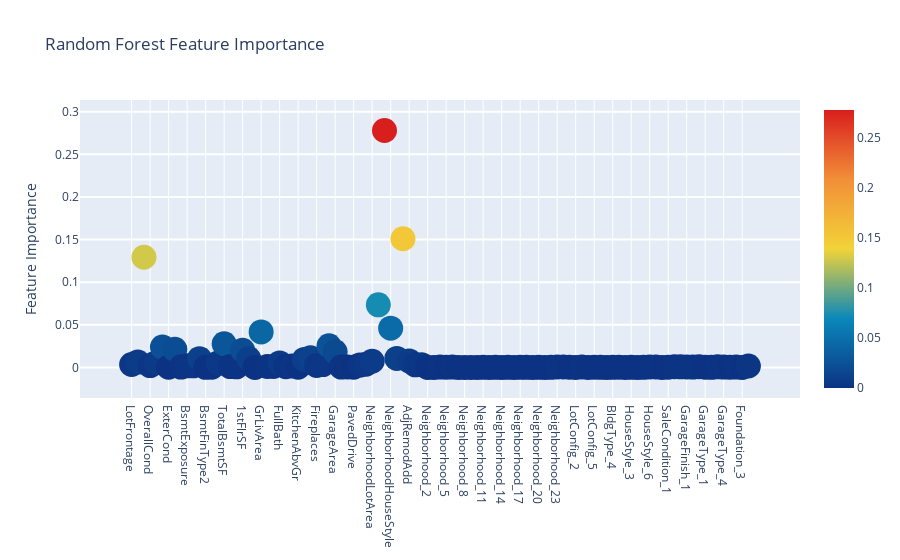
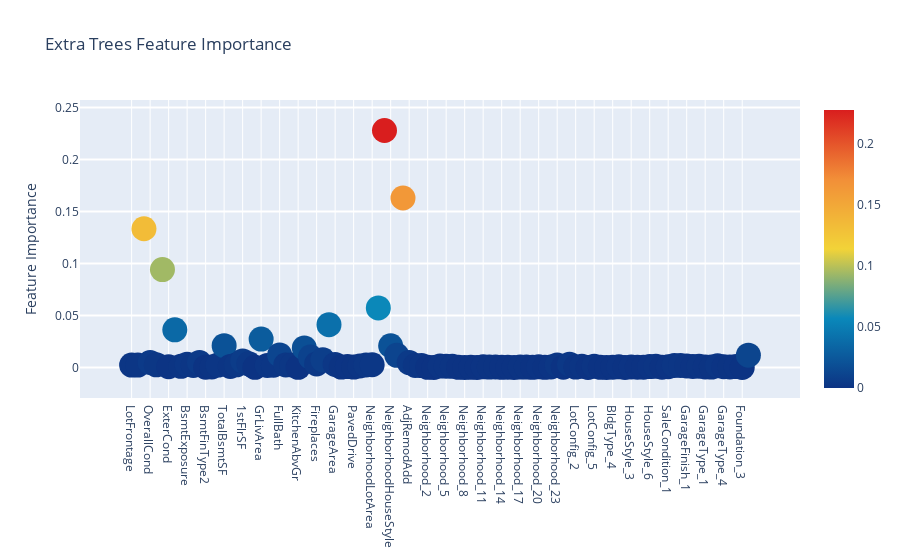
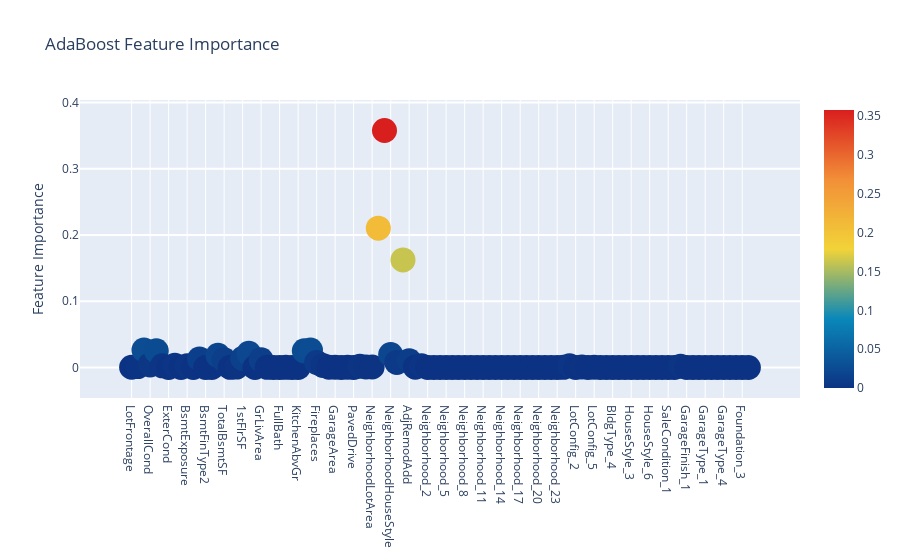
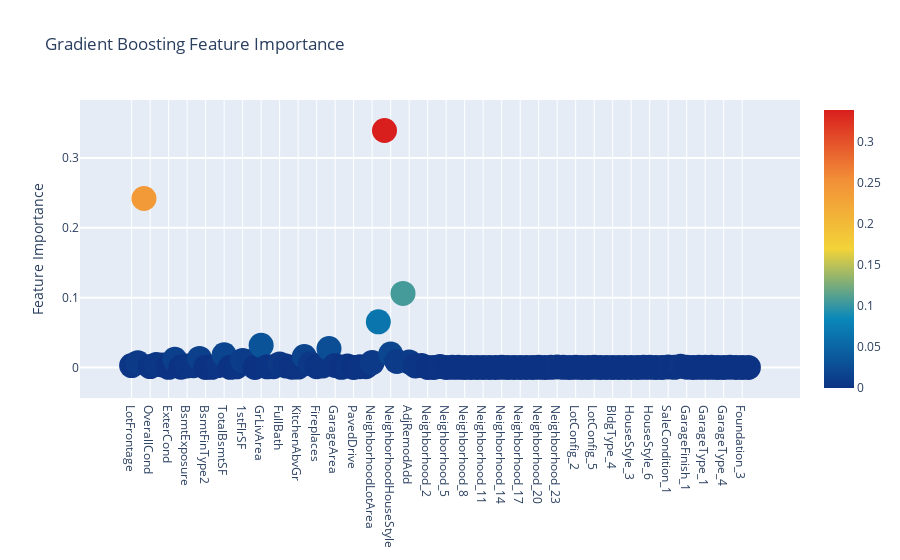

The notebook cell saved with these charts, in order:
### Code cell
import plotly.offline as py
py.init_notebook_mode(connected=True)
import plotly.graph_objs as go

# Scatter plot 
trace = go.Scatter(
    y = feature_dataframe['Random Forest feature importances'].values,
    x = feature_dataframe['features'].values,
    mode='markers',
    marker=dict(
        sizemode = 'diameter',
        sizeref = 1,
        size = 25,
#       size= feature_dataframe['AdaBoost feature importances'].values,
        #color = np.random.randn(500), #set color equal to a variable
        color = feature_dataframe['Random Forest feature importances'].values,
        colorscale='Portland',
        showscale=True
    ),
    text = feature_dataframe['features'].values
)
data = [trace]

layout= go.Layout(
    autosize= True,
    title= 'Random Forest Feature Importance',
    hovermode= 'closest',
#     xaxis= dict(
#         title= 'Pop',
#         ticklen= 5,
#         zeroline= False,
#         gridwidth= 2,
#     ),
    yaxis=dict(
        title= 'Feature Importance',
        ticklen= 5,
        gridwidth= 2
    ),
    showlegend= False
)
fig = go.Figure(data=data, layout=layout)
py.iplot(fig,filename='scatter2010')

# Scatter plot 
trace = go.Scatter(
    y = feature_dataframe['Extra Trees  feature importances'].values,
    x = feature_dataframe['features'].values,
    mode='markers',
    marker=dict(
        sizemode = 'diameter',
        sizeref = 1,
        size = 25,
#       size= feature_dataframe['AdaBoost feature importances'].values,
        #color = np.random.randn(500), #set color equal to a variable
        color = feature_dataframe['Extra Trees  feature importances'].values,
        colorscale='Portland',
        showscale=True
    ),
    text = feature_dataframe['features'].values
)
data = [trace]

layout= go.Layout(
    autosize= True,
    title= 'Extra Trees Feature Importance',
    hovermode= 'closest',
#     xaxis= dict(
#         title= 'Pop',
#         ticklen= 5,
#         zeroline= False,
#         gridwidth= 2,
#     ),
    yaxis=dict(
        title= 'Feature Importance',
        ticklen= 5,
        gridwidth= 2
    ),
    showlegend= False
)
fig = go.Figure(data=data, layout=layout)
py.iplot(fig,filename='scatter2010')

# Scatter plot 
trace = go.Scatter(
    y = feature_dataframe['AdaBoost feature importances'].values,
    x = feature_dataframe['features'].values,
    mode='markers',
    marker=dict(
        sizemode = 'diameter',
        sizeref = 1,
        size = 25,
#       size= feature_dataframe['AdaBoost feature importances'].values,
        #color = np.random.randn(500), #set color equal to a variable
        color = feature_dataframe['AdaBoost feature importances'].values,
        colorscale='Portland',
        showscale=True
    ),
    text = feature_dataframe['features'].values
)
data = [trace]

layout= go.Layout(
    autosize= True,
    title= 'AdaBoost Feature Importance',
    hovermode= 'closest',
#     xaxis= dict(
#         title= 'Pop',
#         ticklen= 5,
#         zeroline= False,
#         gridwidth= 2,
#     ),
    yaxis=dict(
        title= 'Feature Importance',
        ticklen= 5,
        gridwidth= 2
    ),
    showlegend= False
)
fig = go.Figure(data=data, layout=layout)
py.iplot(fig,filename='scatter2010')

# Scatter plot 
trace = go.Scatter(
    y = feature_dataframe['Gradient Boost feature importances'].values,
    x = feature_dataframe['features'].values,
    mode='markers',
    marker=dict(
        sizemode = 'diameter',
        sizeref = 1,
        size = 25,
#       size= feature_dataframe['AdaBoost feature importances'].values,
        #color = np.random.randn(500), #set color equal to a variable
        color = feature_dataframe['Gradient Boost feature importances'].values,
        colorscale='Portland',
        showscale=True
    ),
    text = feature_dataframe['features'].values
)
data = [trace]

layout= go.Layout(
    autosize= True,
    title= 'Gradient Boosting Feature Importance',
    hovermode= 'closest',
#     xaxis= dict(
#         title= 'Pop',
#         ticklen= 5,
#         zeroline= False,
#         gridwidth= 2,
#     ),
    yaxis=dict(
        title= 'Feature Importance',
        ticklen= 5,
        gridwidth= 2
    ),
    showlegend= False
)
fig = go.Figure(data=data, layout=layout)
py.iplot(fig,filename='scatter2010')

### Figure 1 — Plotly figure (JSON) as saved in the notebook; plotly's stock layout.template omitted (floating-point values rounded to 4 significant figures)
{"data": [{"marker": {"color": [0.003489, 0.00638, 0.1293, 0.002187, 0.00564, 0.02396, 0.0003685, 0.02127, 0.0005112, 0.001931, 0.001879, 0.01034, 0.0002198, 0.0003059, 0.005118, 0.02784, 0.001012, 0.0007644, 0.02023, 0.01016, 5.774e-05, 0.04171, 0.001124, 0.001189, 0.005384, 0.0009406, 0.001708, 0.0003332, 0.009404, 0.01133, 0.002408, 0.00341, 0.02549, 0.0183, 0.0004816, 0.0005891, 0.0002732, 0.002858, 0.003874, 0.007317, 0.07346, 0.2779, 0.04614, 0.01063, 0.151, 0.00773, 0.003134, 0.003238, 7.155e-05, 5.784e-06, 0.0005125, 0.0002539, 0.0004387, 8.197e-05, 6.085e-07, 2.979e-05, 1.72e-06, 0.0001481, 9.134e-05, 0.0001984, 9.176e-05, 0.0001438, 2.593e-05, 0.0001813, 0.0001555, 5.789e-05, 0.0001942, 3.373e-05, 0.0001227, 0.0006519, 0.0005237, 0.0003237, 0.0001168, 0.0005233, 9.451e-07, 0.0003111, 0.0001406, 4.463e-05, 0.0001186, 0.0002955, 2.132e-05, 0.0001526, 8.095e-05, 0.0001213, 0.0005302, 0.0006538, 4.866e-05, 0.0003432, 0.0008298, 0.0007988, 0.0006734, 0.0005072, 0.0008393, 0.000404, 0.0001378, 0.0007086, 0.0004576, 0.0003594, 0.0004387, 2.2e-05, 0.001737], "colorscale": [[0, "rgb(12,51,131)"], [0.25, "rgb(10,136,186)"], [0.5, "rgb(242,211,56)"], [0.75, "rgb(242,143,56)"], [1, "rgb(217,30,30)"]], "showscale": true, "size": 25, "sizemode": "diameter", "sizeref": 1}, "mode": "markers", "text": ["LotFrontage", "LotArea", "OverallQual", "OverallCond", "MasVnrArea", "ExterQual", "ExterCond", "BsmtQual", "BsmtCond", "BsmtExposure", "BsmtFinType1", "BsmtFinSF1", "BsmtFinType2", "BsmtFinSF2", "BsmtUnfSF", "TotalBsmtSF", "HeatingQC", "CentralAir", "1stFlrSF", "2ndFlrSF", "LowQualFinSF", "GrLivArea", "BsmtFullBath", "BsmtHalfBath", "FullBath", "HalfBath", "BedroomAbvGr", "KitchenAbvGr", "KitchenQual", "TotRmsAbvGrd", "Fireplaces", "FireplaceQu", "GarageCars", "GarageArea", "GarageQual", "GarageCond", "PavedDrive", "WoodDeckSF", "OpenPorchSF", "NeighborhoodLotArea", "NeighborhoodBldgType", "TotalSquareFeet", "NeighborhoodHouseStyle", "OverallQualNCond", "NeighborhoodOverallQualNCond", "AdjRemodAdd", "QuarterMeanNorm", "MonthMeanNorm", "Neighborhood_2", "Neighborhood_3", "Neighborhood_4", "Neighborhood_5", "Neighborhood_6", "Neighborhood_7", "Neighborhood_8", "Neighborhood_9", "Neighborhood_10", "Neighborhood_11", "Neighborhood_12", "Neighborhood_13", "Neighborhood_14", "Neighborhood_15", "Neighborhood_16", "Neighborhood_17", "Neighborhood_18", "Neighborhood_19", "Neighborhood_20", "Neighborhood_21", "Neighborhood_22", "Neighborhood_23", "Neighborhood_24", "Neighborhood_25", "LotConfig_2", "LotConfig_3", "LotConfig_4", "LotConfig_5", "BldgType_2", "BldgType_3", "BldgType_4", "BldgType_5", "HouseStyle_2", "HouseStyle_3", "HouseStyle_4", "HouseStyle_5", "HouseStyle_6", "HouseStyle_7", "HouseStyle_8", "SaleCondition_1", "SaleCondition_2", "SaleCondition_3", "GarageFinish_1", "GarageFinish_2", "GarageFinish_3", "GarageType_1", "GarageType_2", "GarageType_3", "GarageType_4", "Foundation_1", "Foundation_2", "Foundation_3", "Foundation_4"], "type": "scatter", "x": ["LotFrontage", "LotArea", "OverallQual", "OverallCond", "MasVnrArea", "ExterQual", "ExterCond", "BsmtQual", "BsmtCond", "BsmtExposure", "BsmtFinType1", "BsmtFinSF1", "BsmtFinType2", "BsmtFinSF2", "BsmtUnfSF", "TotalBsmtSF", "HeatingQC", "CentralAir", "1stFlrSF", "2ndFlrSF", "LowQualFinSF", "GrLivArea", "BsmtFullBath", "BsmtHalfBath", "FullBath", "HalfBath", "BedroomAbvGr", "KitchenAbvGr", "KitchenQual", "TotRmsAbvGrd", "Fireplaces", "FireplaceQu", "GarageCars", "GarageArea", "GarageQual", "GarageCond", "PavedDrive", "WoodDeckSF", "OpenPorchSF", "NeighborhoodLotArea", "NeighborhoodBldgType", "TotalSquareFeet", "NeighborhoodHouseStyle", "OverallQualNCond", "NeighborhoodOverallQualNCond", "AdjRemodAdd", "QuarterMeanNorm", "MonthMeanNorm", "Neighborhood_2", "Neighborhood_3", "Neighborhood_4", "Neighborhood_5", "Neighborhood_6", "Neighborhood_7", "Neighborhood_8", "Neighborhood_9", "Neighborhood_10", "Neighborhood_11", "Neighborhood_12", "Neighborhood_13", "Neighborhood_14", "Neighborhood_15", "Neighborhood_16", "Neighborhood_17", "Neighborhood_18", "Neighborhood_19", "Neighborhood_20", "Neighborhood_21", "Neighborhood_22", "Neighborhood_23", "Neighborhood_24", "Neighborhood_25", "LotConfig_2", "LotConfig_3", "LotConfig_4", "LotConfig_5", "BldgType_2", "BldgType_3", "BldgType_4", "BldgType_5", "HouseStyle_2", "HouseStyle_3", "HouseStyle_4", "HouseStyle_5", "HouseStyle_6", "HouseStyle_7", "HouseStyle_8", "SaleCondition_1", "SaleCondition_2", "SaleCondition_3", "GarageFinish_1", "GarageFinish_2", "GarageFinish_3", "GarageType_1", "GarageType_2", "GarageType_3", "GarageType_4", "Foundation_1", "Foundation_2", "Foundation_3", "Foundation_4"], "y": [0.003489, 0.00638, 0.1293, 0.002187, 0.00564, 0.02396, 0.0003685, 0.02127, 0.0005112, 0.001931, 0.001879, 0.01034, 0.0002198, 0.0003059, 0.005118, 0.02784, 0.001012, 0.0007644, 0.02023, 0.01016, 5.774e-05, 0.04171, 0.001124, 0.001189, 0.005384, 0.0009406, 0.001708, 0.0003332, 0.009404, 0.01133, 0.002408, 0.00341, 0.02549, 0.0183, 0.0004816, 0.0005891, 0.0002732, 0.002858, 0.003874, 0.007317, 0.07346, 0.2779, 0.04614, 0.01063, 0.151, 0.00773, 0.003134, 0.003238, 7.155e-05, 5.784e-06, 0.0005125, 0.0002539, 0.0004387, 8.197e-05, 6.085e-07, 2.979e-05, 1.72e-06, 0.0001481, 9.134e-05, 0.0001984, 9.176e-05, 0.0001438, 2.593e-05, 0.0001813, 0.0001555, 5.789e-05, 0.0001942, 3.373e-05, 0.0001227, 0.0006519, 0.0005237, 0.0003237, 0.0001168, 0.0005233, 9.451e-07, 0.0003111, 0.0001406, 4.463e-05, 0.0001186, 0.0002955, 2.132e-05, 0.0001526, 8.095e-05, 0.0001213, 0.0005302, 0.0006538, 4.866e-05, 0.0003432, 0.0008298, 0.0007988, 0.0006734, 0.0005072, 0.0008393, 0.000404, 0.0001378, 0.0007086, 0.0004576, 0.0003594, 0.0004387, 2.2e-05, 0.001737]}], "layout": {"autosize": true, "hovermode": "closest", "showlegend": false, "title": {"text": "Random Forest Feature Importance"}, "yaxis": {"gridwidth": 2, "ticklen": 5, "title": {"text": "Feature Importance"}}}}

### Figure 2 — Plotly figure (JSON) as saved in the notebook; plotly's stock layout.template omitted (floating-point values rounded to 4 significant figures)
{"data": [{"marker": {"color": [0.002297, 0.002295, 0.1334, 0.004797, 0.002567, 0.09408, 0.000665, 0.03619, 0.001082, 0.002995, 0.002008, 0.00481, 0.0002752, 0.0004647, 0.002265, 0.02098, 0.001048, 0.002559, 0.006277, 0.003508, 0.000131, 0.02734, 0.001998, 0.002135, 0.01209, 0.00247, 0.002406, 0.0001404, 0.01878, 0.009952, 0.003447, 0.007312, 0.04112, 0.002969, 0.0003838, 0.0008237, 0.0003372, 0.001447, 0.002364, 0.00263, 0.05727, 0.2278, 0.02089, 0.01163, 0.1629, 0.004694, 0.001961, 0.001804, 0.0001017, 7.11e-06, 0.001378, 0.001239, 0.001061, 0.0001746, 2.011e-06, 9.666e-05, 1.434e-06, 0.0006426, 0.0003382, 0.0004906, 0.000121, 0.0002706, 4.347e-05, 0.0003743, 0.0003993, 0.0001794, 0.000579, 0.0001255, 0.0005605, 0.002485, 0.0002817, 0.00319, 0.0004129, 0.001059, 0, 0.001221, 0.0001491, 9.55e-05, 0.0002382, 0.0006237, 2.525e-05, 0.0005735, 0.0002553, 0.0003346, 0.0008376, 0.001133, 0.0002384, 0.0007135, 0.00195, 0.001982, 0.001396, 0.0009043, 0.001285, 0.0005309, 0.0004223, 0.001728, 0.0006768, 0.000514, 0.0008937, 8.711e-05, 0.01183], "colorscale": [[0, "rgb(12,51,131)"], [0.25, "rgb(10,136,186)"], [0.5, "rgb(242,211,56)"], [0.75, "rgb(242,143,56)"], [1, "rgb(217,30,30)"]], "showscale": true, "size": 25, "sizemode": "diameter", "sizeref": 1}, "mode": "markers", "text": ["LotFrontage", "LotArea", "OverallQual", "OverallCond", "MasVnrArea", "ExterQual", "ExterCond", "BsmtQual", "BsmtCond", "BsmtExposure", "BsmtFinType1", "BsmtFinSF1", "BsmtFinType2", "BsmtFinSF2", "BsmtUnfSF", "TotalBsmtSF", "HeatingQC", "CentralAir", "1stFlrSF", "2ndFlrSF", "LowQualFinSF", "GrLivArea", "BsmtFullBath", "BsmtHalfBath", "FullBath", "HalfBath", "BedroomAbvGr", "KitchenAbvGr", "KitchenQual", "TotRmsAbvGrd", "Fireplaces", "FireplaceQu", "GarageCars", "GarageArea", "GarageQual", "GarageCond", "PavedDrive", "WoodDeckSF", "OpenPorchSF", "NeighborhoodLotArea", "NeighborhoodBldgType", "TotalSquareFeet", "NeighborhoodHouseStyle", "OverallQualNCond", "NeighborhoodOverallQualNCond", "AdjRemodAdd", "QuarterMeanNorm", "MonthMeanNorm", "Neighborhood_2", "Neighborhood_3", "Neighborhood_4", "Neighborhood_5", "Neighborhood_6", "Neighborhood_7", "Neighborhood_8", "Neighborhood_9", "Neighborhood_10", "Neighborhood_11", "Neighborhood_12", "Neighborhood_13", "Neighborhood_14", "Neighborhood_15", "Neighborhood_16", "Neighborhood_17", "Neighborhood_18", "Neighborhood_19", "Neighborhood_20", "Neighborhood_21", "Neighborhood_22", "Neighborhood_23", "Neighborhood_24", "Neighborhood_25", "LotConfig_2", "LotConfig_3", "LotConfig_4", "LotConfig_5", "BldgType_2", "BldgType_3", "BldgType_4", "BldgType_5", "HouseStyle_2", "HouseStyle_3", "HouseStyle_4", "HouseStyle_5", "HouseStyle_6", "HouseStyle_7", "HouseStyle_8", "SaleCondition_1", "SaleCondition_2", "SaleCondition_3", "GarageFinish_1", "GarageFinish_2", "GarageFinish_3", "GarageType_1", "GarageType_2", "GarageType_3", "GarageType_4", "Foundation_1", "Foundation_2", "Foundation_3", "Foundation_4"], "type": "scatter", "x": ["LotFrontage", "LotArea", "OverallQual", "OverallCond", "MasVnrArea", "ExterQual", "ExterCond", "BsmtQual", "BsmtCond", "BsmtExposure", "BsmtFinType1", "BsmtFinSF1", "BsmtFinType2", "BsmtFinSF2", "BsmtUnfSF", "TotalBsmtSF", "HeatingQC", "CentralAir", "1stFlrSF", "2ndFlrSF", "LowQualFinSF", "GrLivArea", "BsmtFullBath", "BsmtHalfBath", "FullBath", "HalfBath", "BedroomAbvGr", "KitchenAbvGr", "KitchenQual", "TotRmsAbvGrd", "Fireplaces", "FireplaceQu", "GarageCars", "GarageArea", "GarageQual", "GarageCond", "PavedDrive", "WoodDeckSF", "OpenPorchSF", "NeighborhoodLotArea", "NeighborhoodBldgType", "TotalSquareFeet", "NeighborhoodHouseStyle", "OverallQualNCond", "NeighborhoodOverallQualNCond", "AdjRemodAdd", "QuarterMeanNorm", "MonthMeanNorm", "Neighborhood_2", "Neighborhood_3", "Neighborhood_4", "Neighborhood_5", "Neighborhood_6", "Neighborhood_7", "Neighborhood_8", "Neighborhood_9", "Neighborhood_10", "Neighborhood_11", "Neighborhood_12", "Neighborhood_13", "Neighborhood_14", "Neighborhood_15", "Neighborhood_16", "Neighborhood_17", "Neighborhood_18", "Neighborhood_19", "Neighborhood_20", "Neighborhood_21", "Neighborhood_22", "Neighborhood_23", "Neighborhood_24", "Neighborhood_25", "LotConfig_2", "LotConfig_3", "LotConfig_4", "LotConfig_5", "BldgType_2", "BldgType_3", "BldgType_4", "BldgType_5", "HouseStyle_2", "HouseStyle_3", "HouseStyle_4", "HouseStyle_5", "HouseStyle_6", "HouseStyle_7", "HouseStyle_8", "SaleCondition_1", "SaleCondition_2", "SaleCondition_3", "GarageFinish_1", "GarageFinish_2", "GarageFinish_3", "GarageType_1", "GarageType_2", "GarageType_3", "GarageType_4", "Foundation_1", "Foundation_2", "Foundation_3", "Foundation_4"], "y": [0.002297, 0.002295, 0.1334, 0.004797, 0.002567, 0.09408, 0.000665, 0.03619, 0.001082, 0.002995, 0.002008, 0.00481, 0.0002752, 0.0004647, 0.002265, 0.02098, 0.001048, 0.002559, 0.006277, 0.003508, 0.000131, 0.02734, 0.001998, 0.002135, 0.01209, 0.00247, 0.002406, 0.0001404, 0.01878, 0.009952, 0.003447, 0.007312, 0.04112, 0.002969, 0.0003838, 0.0008237, 0.0003372, 0.001447, 0.002364, 0.00263, 0.05727, 0.2278, 0.02089, 0.01163, 0.1629, 0.004694, 0.001961, 0.001804, 0.0001017, 7.11e-06, 0.001378, 0.001239, 0.001061, 0.0001746, 2.011e-06, 9.666e-05, 1.434e-06, 0.0006426, 0.0003382, 0.0004906, 0.000121, 0.0002706, 4.347e-05, 0.0003743, 0.0003993, 0.0001794, 0.000579, 0.0001255, 0.0005605, 0.002485, 0.0002817, 0.00319, 0.0004129, 0.001059, 0, 0.001221, 0.0001491, 9.55e-05, 0.0002382, 0.0006237, 2.525e-05, 0.0005735, 0.0002553, 0.0003346, 0.0008376, 0.001133, 0.0002384, 0.0007135, 0.00195, 0.001982, 0.001396, 0.0009043, 0.001285, 0.0005309, 0.0004223, 0.001728, 0.0006768, 0.000514, 0.0008937, 8.711e-05, 0.01183]}], "layout": {"autosize": true, "hovermode": "closest", "showlegend": false, "title": {"text": "Extra Trees Feature Importance"}, "yaxis": {"gridwidth": 2, "ticklen": 5, "title": {"text": "Feature Importance"}}}}

### Figure 3 — Plotly figure (JSON) as saved in the notebook; plotly's stock layout.template omitted (floating-point values rounded to 4 significant figures)
{"data": [{"marker": {"color": [0.0003622, 0.001323, 0.02634, 0.003906, 0.0252, 0.002478, 0, 0.0035, 0, 0.002786, 0, 0.01284, 0, 0, 0.01829, 0.01157, 0.0002648, 0.0006272, 0.0136, 0.02131, 0, 0.01148, 0.0002662, 0, 0, 0.0001607, 0.0001386, 0, 0.02513, 0.02636, 0.007537, 0.002948, 0.0004634, 0.0003272, 0, 0.0003623, 0, 0.001834, 0.0007967, 0.0006661, 0.2104, 0.3578, 0.0196, 0.007666, 0.1624, 0.0102, 0.0004184, 0.002682, 0, 0, 0, 0, 0, 0, 0, 0, 0, 0, 0, 0, 0, 0, 0, 0, 0, 0, 0, 0, 0, 0, 0.0002312, 0.002582, 0, 0.0007292, 0, 0.0003817, 0, 0, 0, 0, 0, 0, 0, 0, 0, 0, 0, 0, 5.566e-05, 0.001816, 0, 0, 0, 0, 0, 0.0001236, 0, 0, 0, 0, 0], "colorscale": [[0, "rgb(12,51,131)"], [0.25, "rgb(10,136,186)"], [0.5, "rgb(242,211,56)"], [0.75, "rgb(242,143,56)"], [1, "rgb(217,30,30)"]], "showscale": true, "size": 25, "sizemode": "diameter", "sizeref": 1}, "mode": "markers", "text": ["LotFrontage", "LotArea", "OverallQual", "OverallCond", "MasVnrArea", "ExterQual", "ExterCond", "BsmtQual", "BsmtCond", "BsmtExposure", "BsmtFinType1", "BsmtFinSF1", "BsmtFinType2", "BsmtFinSF2", "BsmtUnfSF", "TotalBsmtSF", "HeatingQC", "CentralAir", "1stFlrSF", "2ndFlrSF", "LowQualFinSF", "GrLivArea", "BsmtFullBath", "BsmtHalfBath", "FullBath", "HalfBath", "BedroomAbvGr", "KitchenAbvGr", "KitchenQual", "TotRmsAbvGrd", "Fireplaces", "FireplaceQu", "GarageCars", "GarageArea", "GarageQual", "GarageCond", "PavedDrive", "WoodDeckSF", "OpenPorchSF", "NeighborhoodLotArea", "NeighborhoodBldgType", "TotalSquareFeet", "NeighborhoodHouseStyle", "OverallQualNCond", "NeighborhoodOverallQualNCond", "AdjRemodAdd", "QuarterMeanNorm", "MonthMeanNorm", "Neighborhood_2", "Neighborhood_3", "Neighborhood_4", "Neighborhood_5", "Neighborhood_6", "Neighborhood_7", "Neighborhood_8", "Neighborhood_9", "Neighborhood_10", "Neighborhood_11", "Neighborhood_12", "Neighborhood_13", "Neighborhood_14", "Neighborhood_15", "Neighborhood_16", "Neighborhood_17", "Neighborhood_18", "Neighborhood_19", "Neighborhood_20", "Neighborhood_21", "Neighborhood_22", "Neighborhood_23", "Neighborhood_24", "Neighborhood_25", "LotConfig_2", "LotConfig_3", "LotConfig_4", "LotConfig_5", "BldgType_2", "BldgType_3", "BldgType_4", "BldgType_5", "HouseStyle_2", "HouseStyle_3", "HouseStyle_4", "HouseStyle_5", "HouseStyle_6", "HouseStyle_7", "HouseStyle_8", "SaleCondition_1", "SaleCondition_2", "SaleCondition_3", "GarageFinish_1", "GarageFinish_2", "GarageFinish_3", "GarageType_1", "GarageType_2", "GarageType_3", "GarageType_4", "Foundation_1", "Foundation_2", "Foundation_3", "Foundation_4"], "type": "scatter", "x": ["LotFrontage", "LotArea", "OverallQual", "OverallCond", "MasVnrArea", "ExterQual", "ExterCond", "BsmtQual", "BsmtCond", "BsmtExposure", "BsmtFinType1", "BsmtFinSF1", "BsmtFinType2", "BsmtFinSF2", "BsmtUnfSF", "TotalBsmtSF", "HeatingQC", "CentralAir", "1stFlrSF", "2ndFlrSF", "LowQualFinSF", "GrLivArea", "BsmtFullBath", "BsmtHalfBath", "FullBath", "HalfBath", "BedroomAbvGr", "KitchenAbvGr", "KitchenQual", "TotRmsAbvGrd", "Fireplaces", "FireplaceQu", "GarageCars", "GarageArea", "GarageQual", "GarageCond", "PavedDrive", "WoodDeckSF", "OpenPorchSF", "NeighborhoodLotArea", "NeighborhoodBldgType", "TotalSquareFeet", "NeighborhoodHouseStyle", "OverallQualNCond", "NeighborhoodOverallQualNCond", "AdjRemodAdd", "QuarterMeanNorm", "MonthMeanNorm", "Neighborhood_2", "Neighborhood_3", "Neighborhood_4", "Neighborhood_5", "Neighborhood_6", "Neighborhood_7", "Neighborhood_8", "Neighborhood_9", "Neighborhood_10", "Neighborhood_11", "Neighborhood_12", "Neighborhood_13", "Neighborhood_14", "Neighborhood_15", "Neighborhood_16", "Neighborhood_17", "Neighborhood_18", "Neighborhood_19", "Neighborhood_20", "Neighborhood_21", "Neighborhood_22", "Neighborhood_23", "Neighborhood_24", "Neighborhood_25", "LotConfig_2", "LotConfig_3", "LotConfig_4", "LotConfig_5", "BldgType_2", "BldgType_3", "BldgType_4", "BldgType_5", "HouseStyle_2", "HouseStyle_3", "HouseStyle_4", "HouseStyle_5", "HouseStyle_6", "HouseStyle_7", "HouseStyle_8", "SaleCondition_1", "SaleCondition_2", "SaleCondition_3", "GarageFinish_1", "GarageFinish_2", "GarageFinish_3", "GarageType_1", "GarageType_2", "GarageType_3", "GarageType_4", "Foundation_1", "Foundation_2", "Foundation_3", "Foundation_4"], "y": [0.0003622, 0.001323, 0.02634, 0.003906, 0.0252, 0.002478, 0, 0.0035, 0, 0.002786, 0, 0.01284, 0, 0, 0.01829, 0.01157, 0.0002648, 0.0006272, 0.0136, 0.02131, 0, 0.01148, 0.0002662, 0, 0, 0.0001607, 0.0001386, 0, 0.02513, 0.02636, 0.007537, 0.002948, 0.0004634, 0.0003272, 0, 0.0003623, 0, 0.001834, 0.0007967, 0.0006661, 0.2104, 0.3578, 0.0196, 0.007666, 0.1624, 0.0102, 0.0004184, 0.002682, 0, 0, 0, 0, 0, 0, 0, 0, 0, 0, 0, 0, 0, 0, 0, 0, 0, 0, 0, 0, 0, 0, 0.0002312, 0.002582, 0, 0.0007292, 0, 0.0003817, 0, 0, 0, 0, 0, 0, 0, 0, 0, 0, 0, 0, 5.566e-05, 0.001816, 0, 0, 0, 0, 0, 0.0001236, 0, 0, 0, 0, 0]}], "layout": {"autosize": true, "hovermode": "closest", "showlegend": false, "title": {"text": "AdaBoost Feature Importance"}, "yaxis": {"gridwidth": 2, "ticklen": 5, "title": {"text": "Feature Importance"}}}}

### Figure 4 — Plotly figure (JSON) as saved in the notebook; plotly's stock layout.template omitted (floating-point values rounded to 4 significant figures)
{"data": [{"marker": {"color": [0.002771, 0.006763, 0.242, 0.001239, 0.004252, 0.003605, 0.0002652, 0.01167, 0.0003586, 0.002246, 0.002561, 0.013, 5.336e-05, 0.0001793, 0.002735, 0.01809, 0.0002298, 0.0009092, 0.01017, 0.008054, 3.043e-07, 0.03167, 0.0009039, 0.001117, 0.004876, 0.002258, 0.0004496, 0.0005964, 0.01572, 0.005289, 0.00115, 0.002156, 0.02719, 0.002908, 0.0001673, 0.002219, 4.354e-05, 0.001181, 0.001009, 0.007004, 0.06538, 0.3393, 0.01918, 0.008733, 0.1061, 0.008004, 0.002243, 0.002997, 3.465e-06, 1.354e-06, 0.001308, 0.0001084, 0.0002482, 0.000179, 0, 9.927e-05, 0, 5.907e-06, 5.355e-06, 3.814e-05, 0.0001433, 4.768e-05, 8.286e-05, 4.351e-05, 6.885e-05, 1.834e-05, 0.0002043, 5.049e-05, 0.0002482, 0.0007499, 0.0001856, 1.913e-05, 0.0001858, 2.729e-05, 0, 0.0001977, 0, 1.236e-05, 2.934e-05, 0.0001113, 7.639e-06, 5.275e-05, 8.222e-05, 0.0002565, 0.0001524, 7.847e-06, 0, 0.000668, 0.0002203, 0.001711, 0.0003911, 3.537e-05, 0.0001978, 0.000215, 0.00016, 5.423e-07, 1.039e-05, 0.0003791, 1.605e-05, 0, 6.976e-05], "colorscale": [[0, "rgb(12,51,131)"], [0.25, "rgb(10,136,186)"], [0.5, "rgb(242,211,56)"], [0.75, "rgb(242,143,56)"], [1, "rgb(217,30,30)"]], "showscale": true, "size": 25, "sizemode": "diameter", "sizeref": 1}, "mode": "markers", "text": ["LotFrontage", "LotArea", "OverallQual", "OverallCond", "MasVnrArea", "ExterQual", "ExterCond", "BsmtQual", "BsmtCond", "BsmtExposure", "BsmtFinType1", "BsmtFinSF1", "BsmtFinType2", "BsmtFinSF2", "BsmtUnfSF", "TotalBsmtSF", "HeatingQC", "CentralAir", "1stFlrSF", "2ndFlrSF", "LowQualFinSF", "GrLivArea", "BsmtFullBath", "BsmtHalfBath", "FullBath", "HalfBath", "BedroomAbvGr", "KitchenAbvGr", "KitchenQual", "TotRmsAbvGrd", "Fireplaces", "FireplaceQu", "GarageCars", "GarageArea", "GarageQual", "GarageCond", "PavedDrive", "WoodDeckSF", "OpenPorchSF", "NeighborhoodLotArea", "NeighborhoodBldgType", "TotalSquareFeet", "NeighborhoodHouseStyle", "OverallQualNCond", "NeighborhoodOverallQualNCond", "AdjRemodAdd", "QuarterMeanNorm", "MonthMeanNorm", "Neighborhood_2", "Neighborhood_3", "Neighborhood_4", "Neighborhood_5", "Neighborhood_6", "Neighborhood_7", "Neighborhood_8", "Neighborhood_9", "Neighborhood_10", "Neighborhood_11", "Neighborhood_12", "Neighborhood_13", "Neighborhood_14", "Neighborhood_15", "Neighborhood_16", "Neighborhood_17", "Neighborhood_18", "Neighborhood_19", "Neighborhood_20", "Neighborhood_21", "Neighborhood_22", "Neighborhood_23", "Neighborhood_24", "Neighborhood_25", "LotConfig_2", "LotConfig_3", "LotConfig_4", "LotConfig_5", "BldgType_2", "BldgType_3", "BldgType_4", "BldgType_5", "HouseStyle_2", "HouseStyle_3", "HouseStyle_4", "HouseStyle_5", "HouseStyle_6", "HouseStyle_7", "HouseStyle_8", "SaleCondition_1", "SaleCondition_2", "SaleCondition_3", "GarageFinish_1", "GarageFinish_2", "GarageFinish_3", "GarageType_1", "GarageType_2", "GarageType_3", "GarageType_4", "Foundation_1", "Foundation_2", "Foundation_3", "Foundation_4"], "type": "scatter", "x": ["LotFrontage", "LotArea", "OverallQual", "OverallCond", "MasVnrArea", "ExterQual", "ExterCond", "BsmtQual", "BsmtCond", "BsmtExposure", "BsmtFinType1", "BsmtFinSF1", "BsmtFinType2", "BsmtFinSF2", "BsmtUnfSF", "TotalBsmtSF", "HeatingQC", "CentralAir", "1stFlrSF", "2ndFlrSF", "LowQualFinSF", "GrLivArea", "BsmtFullBath", "BsmtHalfBath", "FullBath", "HalfBath", "BedroomAbvGr", "KitchenAbvGr", "KitchenQual", "TotRmsAbvGrd", "Fireplaces", "FireplaceQu", "GarageCars", "GarageArea", "GarageQual", "GarageCond", "PavedDrive", "WoodDeckSF", "OpenPorchSF", "NeighborhoodLotArea", "NeighborhoodBldgType", "TotalSquareFeet", "NeighborhoodHouseStyle", "OverallQualNCond", "NeighborhoodOverallQualNCond", "AdjRemodAdd", "QuarterMeanNorm", "MonthMeanNorm", "Neighborhood_2", "Neighborhood_3", "Neighborhood_4", "Neighborhood_5", "Neighborhood_6", "Neighborhood_7", "Neighborhood_8", "Neighborhood_9", "Neighborhood_10", "Neighborhood_11", "Neighborhood_12", "Neighborhood_13", "Neighborhood_14", "Neighborhood_15", "Neighborhood_16", "Neighborhood_17", "Neighborhood_18", "Neighborhood_19", "Neighborhood_20", "Neighborhood_21", "Neighborhood_22", "Neighborhood_23", "Neighborhood_24", "Neighborhood_25", "LotConfig_2", "LotConfig_3", "LotConfig_4", "LotConfig_5", "BldgType_2", "BldgType_3", "BldgType_4", "BldgType_5", "HouseStyle_2", "HouseStyle_3", "HouseStyle_4", "HouseStyle_5", "HouseStyle_6", "HouseStyle_7", "HouseStyle_8", "SaleCondition_1", "SaleCondition_2", "SaleCondition_3", "GarageFinish_1", "GarageFinish_2", "GarageFinish_3", "GarageType_1", "GarageType_2", "GarageType_3", "GarageType_4", "Foundation_1", "Foundation_2", "Foundation_3", "Foundation_4"], "y": [0.002771, 0.006763, 0.242, 0.001239, 0.004252, 0.003605, 0.0002652, 0.01167, 0.0003586, 0.002246, 0.002561, 0.013, 5.336e-05, 0.0001793, 0.002735, 0.01809, 0.0002298, 0.0009092, 0.01017, 0.008054, 3.043e-07, 0.03167, 0.0009039, 0.001117, 0.004876, 0.002258, 0.0004496, 0.0005964, 0.01572, 0.005289, 0.00115, 0.002156, 0.02719, 0.002908, 0.0001673, 0.002219, 4.354e-05, 0.001181, 0.001009, 0.007004, 0.06538, 0.3393, 0.01918, 0.008733, 0.1061, 0.008004, 0.002243, 0.002997, 3.465e-06, 1.354e-06, 0.001308, 0.0001084, 0.0002482, 0.000179, 0, 9.927e-05, 0, 5.907e-06, 5.355e-06, 3.814e-05, 0.0001433, 4.768e-05, 8.286e-05, 4.351e-05, 6.885e-05, 1.834e-05, 0.0002043, 5.049e-05, 0.0002482, 0.0007499, 0.0001856, 1.913e-05, 0.0001858, 2.729e-05, 0, 0.0001977, 0, 1.236e-05, 2.934e-05, 0.0001113, 7.639e-06, 5.275e-05, 8.222e-05, 0.0002565, 0.0001524, 7.847e-06, 0, 0.000668, 0.0002203, 0.001711, 0.0003911, 3.537e-05, 0.0001978, 0.000215, 0.00016, 5.423e-07, 1.039e-05, 0.0003791, 1.605e-05, 0, 6.976e-05]}], "layout": {"autosize": true, "hovermode": "closest", "showlegend": false, "title": {"text": "Gradient Boosting Feature Importance"}, "yaxis": {"gridwidth": 2, "ticklen": 5, "title": {"text": "Feature Importance"}}}}
